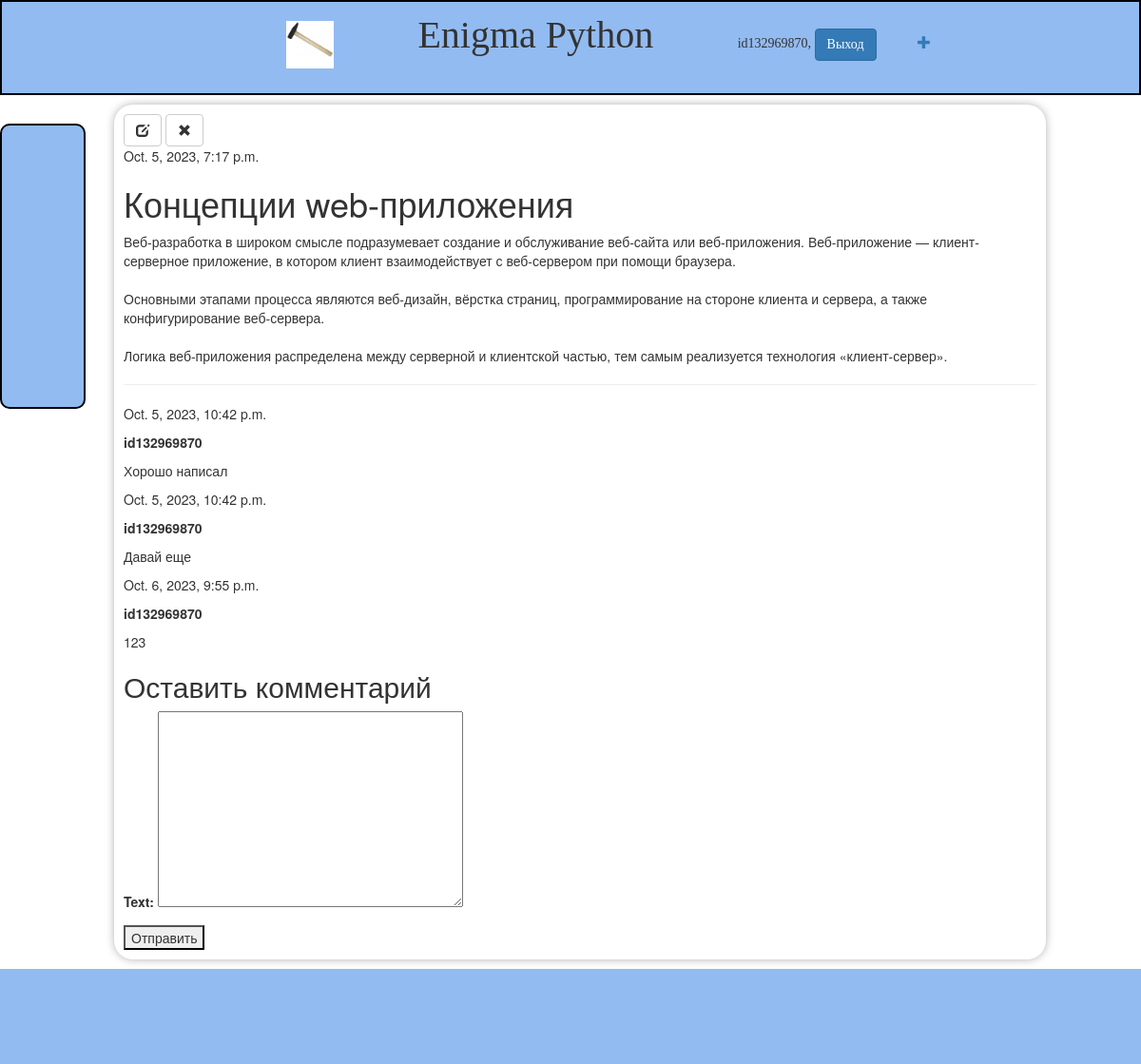
/post/6/ (signed in), run on the app's committed database.
### coolsite/models.py (models this page shows, shortened)
class Post(models.Model):
    AUTHOR_CHOICES = (
        ('ML', 'Machine Learning'),
        ('Web', 'Web Development'),
        ('Syntax', 'Programming Syntax'),
        ('Book', 'Book Reviews'),
    )
    author = models.ForeignKey(settings.AUTH_USER_MODEL, on_delete=models.CASCADE)
    choice = models.CharField(max_length=10, choices=AUTHOR_CHOICES, default='Syntax')
    title = models.CharField(max_length=200)
    text = models.TextField()
    img = models.ImageField(upload_to='images/', default='default_image.jpg')
    created_date = models.DateTimeField(default=timezone.now)
    published_date = models.DateTimeField(blank=True, null=True)

class Comment(models.Model):
    post = models.ForeignKey('Post', on_delete=models.CASCADE, related_name='comments')
    author = models.ForeignKey(settings.AUTH_USER_MODEL, on_delete=models.CASCADE)
    text = models.TextField()
    created_date = models.DateTimeField(default=timezone.now)

### coolsite/views.py (the view, shortened to what this page needs)
# urls.py: path('post/<int:pk>/', views.post_detail, name='post_detail'),
def post_detail(request, pk):
    post = get_object_or_404(Post, pk=pk)
    comments = Comment.objects.filter(post=post)
    form = CommentForm()
    return render(request, 'blog/post_detail.html', {'post': post, 'comments': comments, 'form': form})

### coolsite/forms.py
class CommentForm(forms.ModelForm):
    class Meta:
        model = Comment
        fields = ('text', )

### coolsite/templates/blog/post_detail.html (shortened to what this page needs)
{% extends "base.html" %}
{% block content %}
{% if request.user == post.author %}
    <a class="btn btn-default" href="{% url 'post_edit' pk=post.pk %}" class="top-menu"><span class="glyphicon glyphicon-edit"></span></a>
    <a class="btn btn-default" href="{% url 'post_remove' pk=post.pk %}"><span class="glyphicon glyphicon-remove"></span></a>
{% endif %}
    <div class="post">
        {% if post.published_date %}
            <div class="date">
                {{ post.published_date }}
            </div>
        {% endif %}
        <h1>{{ post.title }}</h1>
        <p>{{ post.text|linebreaksbr }}</p>
    </div>
    <hr>
    {% for comment in post.comments.all %}
        <div>
            <p>{{ comment.created_date }}</p>
            <strong>{{ comment.author }}</strong>
            <p>{{ comment.text|linebreaks }}</p>
        </div>
    {% empty %}
        <p>Нет коментариев</p>
    {% endfor %}
    {% if user.is_authenticated %}
    <h2>Оставить комментарий</h2>
    <form method="post">
        {{ form.as_p }}
        <button type="submit">Отправить</button>
    </form>
    {% else %}
    <h2>Авторизируйся и оставь коментарий</h2>
    {% endif %}
{% endblock %}

### coolsite/templates/blog/menu.html (shortened to what this page needs)
{% load static %}
<div class="menu">
    <nav>
      <ul>
          <li><a href={% url 'home' %} class="logo">
            <img src="{% static 'img/icon.png' %}" alt="Логотип">
            </a></li>
          <li class="logo-txt">Enigma Python</li>
          {% if user.is_authenticated %}
          <li>{{ user.username }}, <a href="{% url 'account_logout' %}" class="btn btn-primary" > Выход </a> </li>
          <a href="{% url 'post_new' %}" class="top-menu"><span class="glyphicon glyphicon-plus"></span></a>
          {% else %}
          <li><a href="{% url 'account_login' %}" class="btn btn-primary" >Вход </a>
              <a href="{% url 'account_signup' %}" class="btn btn-primary" > Регистрация</a>
          {% endif %}
      </ul>
    </nav>
</div>
<div class="menu-left">
</div>

### coolsite/static/css/coolsite.css (style rules this page uses)
body { height: 100%; margin: 0; }

### coolsite/static/css/menu.css (style rules this page uses)
.menu { background-color: #92bbf1; width: 100%; height: 100px; font-family: 'Lobster'; display: flex; align-items: center; justify-content: center; border: 2px solid black; }
.menu nav { text-align: center; }
.menu nav ul { list-style-type: none; }
.menu nav li { margin-right: 40px; display: inline; margin-left: 40px; margin-top: 20px; }
.menu nav a { text-decoration: none; }
.logo { display: inline-block; margin-bottom: 10px; }
.logo img { max-width: 50px; height: 50px; }
.logo-txt { font-size: 40px; border-radius: 4px; padding: 5px; }
.menu-left { padding: 5px; background-color: #92bbf1; margin-top: 30px; width: 90px; height: 300px; position: fixed; border: 2px solid black; border-radius: 10px; }

### data on the page
Post: published_date "Oct. 5, 2023, 7:17 p.m.", title "Концепции web-приложения", text "Веб-разработка в широком смысле подразумевает создание и обслуживание веб-сайта или веб-приложения. Веб-приложение — клиент-серверное приложение, в котором клиент взаимодействует с веб-сервером при помощи браузера. Основными этапами процесса являются веб-дизайн, вёрстка страниц, программирование на стороне клиента и сервера, а также конфигурирование веб-сервера. Логика веб-приложения распределена между серверной и клиентской частью, тем самым реализуется технология «клиент-сервер»."
Comment: created_date "Oct. 5, 2023, 10:42 p.m.", author "id132969870", text "Хорошо написал"
Comment: created_date "Oct. 5, 2023, 10:42 p.m.", author "id132969870", text "Давай еще"
Comment: created_date "Oct. 6, 2023, 9:55 p.m.", author "id132969870", text "123"

### other printed values
{{ user.username }} "id132969870"
